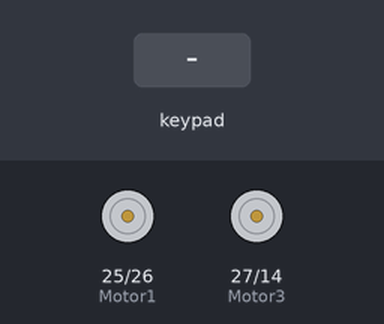
Recording of a sketch running on a simulated ESP32. Parts: motor-driver pin pairs drawn as motors (green arrow = first pin HIGH = forward, orange = second pin HIGH = backward, longer = more drive). The test bench sets the inputs (shaded band). What the sketch prints to the serial monitor is not drawn.

Above: at 1.2 s.
1.3 s: key 'U' pressed
At 1.5 s:
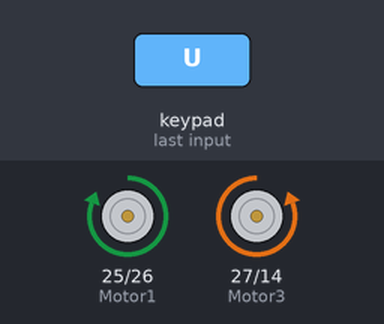
3.2 s: key 'D' pressed
At 3.4 s:
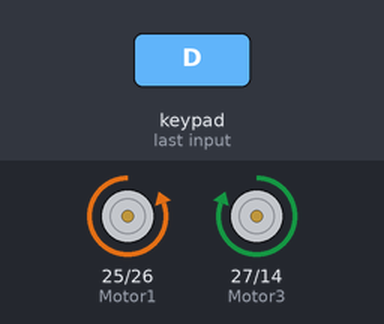
5.1 s: key 'L' pressed
At 5.3 s:
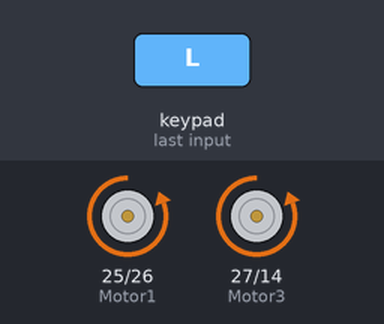
7.0 s: key 'R' pressed
At 7.2 s:
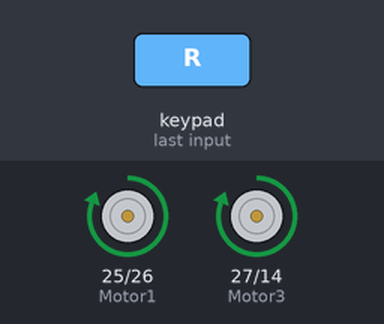
Timing chart, 0 to 9.9 s (numbered marks = the images above; inputs shaded):
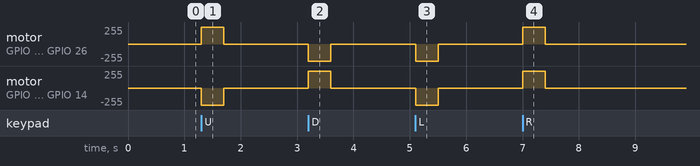

Measured:
- after the input at 1.3 s, motor on GPIO 25 (Motor1) / GPIO 26 (Motor2): stopped → forward 255/255 at once, → stopped 0.40 s later; motor on GPIO 27 (Motor3) / GPIO 14 (Motor4): stopped → backward 255/255 at once, → stopped 0.40 s later
- after the input at 3.2 s, motor on GPIO 25 (Motor1) / GPIO 26 (Motor2): stopped → backward 255/255 at once, → stopped 0.40 s later; motor on GPIO 27 (Motor3) / GPIO 14 (Motor4): stopped → forward 255/255 at once, → stopped 0.40 s later
- after the input at 5.1 s, motor on GPIO 25 (Motor1) / GPIO 26 (Motor2), motor on GPIO 27 (Motor3) / GPIO 14 (Motor4): stopped → backward 255/255 at once, → stopped 0.40 s later
- after the input at 7.0 s, motor on GPIO 25 (Motor1) / GPIO 26 (Motor2), motor on GPIO 27 (Motor3) / GPIO 14 (Motor4): stopped → forward 255/255 at once, → stopped 0.40 s later

The sketch:

CAR1.ino
```cpp
#define CUSTOM_SETTINGS
#define INCLUDE_GAMEPAD_MODULE
#include <DabbleESP32.h>

#include <Arduino.h>


#define Motor1 25
#define Motor2 26

#define Motor3 27
#define Motor4 14


void setup() {
  pinMode(Motor1, OUTPUT);
  pinMode(Motor2, OUTPUT);
  pinMode(Motor3, OUTPUT);
  pinMode(Motor4, OUTPUT);

  // put your setup code here, to run once:
  Serial.begin(115200);      // make sure your Serial Monitor is also set at this baud rate.
  Dabble.begin("MyEsp32");       //set bluetooth name of your device
}

void loop() {
  Dabble.processInput();//this function is used to refresh data obtained from smartphone.Hence calling this function is mandatory in order to get data properly from your mobile.
  Serial.print("KeyPressed: ");
  if (GamePad.isUpPressed())
  {
    Serial.print("Up");
    moveForward();
  } else if (GamePad.isDownPressed())
  {
    Serial.print("Down");
    moveBackward();
  } else if (GamePad.isLeftPressed())
  {
    Serial.print("Left");
    rotateLeft();
  } else if (GamePad.isRightPressed())
  {
    Serial.print("Right");
    rotateRight();
  } else
  {
    stopMoving();
  }

  /*if (GamePad.isStartPressed())
    {
    Serial.print("Start");
    }

    if (GamePad.isSelectPressed())
    {
    Serial.print("Select");
    } */
  Serial.print('\t');

  // int a = GamePad.getAngle();
  // Serial.print("Angle: ");
  // Serial.print(a);
  // Serial.print('\t');
  // int b = GamePad.getRadius();
  // Serial.print("Radius: ");
  // Serial.print(b);
  // Serial.print('\t');
  // float c = GamePad.getXaxisData();
  // Serial.print("x_axis: ");
  // Serial.print(c);
  // Serial.print('\t');
  // float d = GamePad.getYaxisData();
  // Serial.print("y_axis: ");
  // Serial.println(d);
  Serial.println();
}

void moveForward() {
  digitalWrite(Motor1, HIGH);
  digitalWrite(Motor2, LOW);
  digitalWrite(Motor3, LOW);
  digitalWrite(Motor4, HIGH);
}

void moveBackward() {
  digitalWrite(Motor1, LOW);
  digitalWrite(Motor2, HIGH);
  digitalWrite(Motor3, HIGH);
  digitalWrite(Motor4, LOW);
}

void rotateRight() {
  digitalWrite(Motor1, HIGH);
  digitalWrite(Motor2, LOW);
  digitalWrite(Motor3, HIGH);
  digitalWrite(Motor4, LOW);
}

void rotateLeft() {
  digitalWrite(Motor1, LOW);
  digitalWrite(Motor2, HIGH);
  digitalWrite(Motor3, LOW);
  digitalWrite(Motor4, HIGH);
}


void stopMoving() {
  digitalWrite(Motor1, LOW);
  digitalWrite(Motor2, LOW);
  digitalWrite(Motor3, LOW);
  digitalWrite(Motor4, LOW);
}
```
